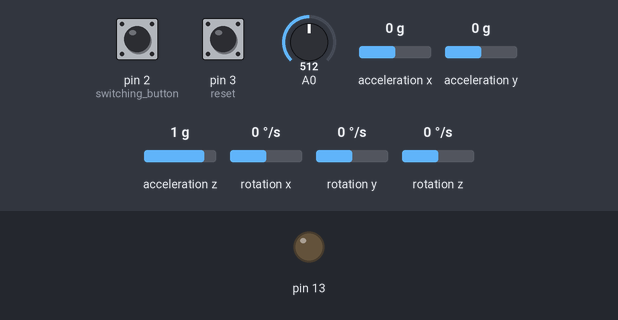
Recording of a sketch running on a simulated Arduino Uno, built with avr-gcc and run on an emulated ATmega328P. Shown: output pins drawn as LEDs (lit = HIGH). The inputs (shaded band) are chosen by the test bench; at power-on: pin 2 (switching_button) HIGH, pin 3 (reset) HIGH, A0 = 512, acceleration x 0 g, acceleration y 0 g, acceleration z 1 g, rotation x 0 °/s, rotation y 0 °/s, rotation z 0 °/s. What the sketch prints to the serial monitor is not drawn.

Above: at 1.2 s.
1.3 s: pin 2 (switching_button) pulled LOW for 0.15 s
At 1.7 s:
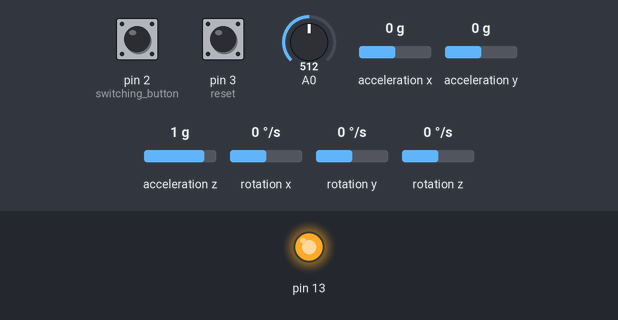
13.5 s: pin 2 (switching_button) pulled LOW for 1 s
At 14.5 s:
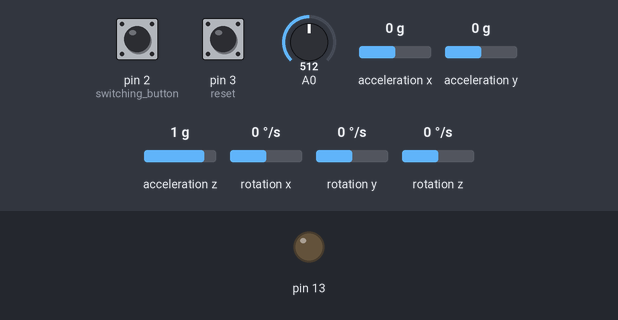
Timing chart, 0 to 16.5 s (numbered marks = the images above; inputs shaded):
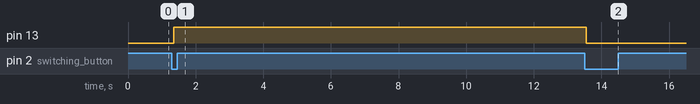

Measured:
- after the input at 1.3 s, pin 13: LOW → HIGH after 0.05 s
- after the input at 13.5 s, pin 13: HIGH → LOW after 0.05 s

The sketch:

fitbit2.ino
```cpp
#include <Wire.h>
#include <SFE_MMA8452Q.h>
MMA8452Q accel;

enum State {
  pedometer,
  sleep,
};

int stepCount = 0;
int crossCount = 0;
const float STEP_THRESHOLD = 1.1;
unsigned long sleepTime = 0;  // in seconds
unsigned long lastReadTime = 0;
const float SLEEP_XY_THRESHOLD = 0.2;
const float SLEEP_Z_THRESHOLD = 0.2;
const int FILTER_COUNTS = 7;
float temps[FILTER_COUNTS];
int tempCount = 0;


State currentState = pedometer;
float lastX = 0;
float lastY = 0;
float lastZ = 0;

// for debouncing
int lastResetReading = HIGH;
int resetState = HIGH;
int lastSwitchReading = HIGH;
int switchState = HIGH;
unsigned long lastDebounceTime = 0;
int debounceDelay = 50;
unsigned long lastTempReadTime = 0;

void setup() {
  accel.init();
  pinMode(2, INPUT_PULLUP); // switching button
  pinMode(3, INPUT_PULLUP); // reset
  pinMode(13, OUTPUT);
  Serial.begin(9600);
  Serial.println("setup finished");
}

void loop() {
  // the fitbit sends data over every 200 milliseconds in pedometer mode
  // and every 1 second in sleep mode, and always sends temperature
  // data every second.
  unsigned long now = millis();
  switch (currentState) {
    case pedometer:
      if (now - lastReadTime >= 200) {
        sendAccelX();
        sendAccelY();
        sendAccelZ();
        countSteps();
        lastReadTime = now;
      }
      break;
    case sleep:
      if (now - lastReadTime >= 1000) {
        trackSleep();
        lastReadTime = now;
      }
      break;
  }
  if (now - lastTempReadTime >= 1000) {
    sendTimestamp(now);
    sendFilTemp(analogRead(0));
    lastTempReadTime = now;
  }
  checkReset();
  checkStateSwitch();
}

// reads Z axis data to tell if a step has been taken.
void countSteps() {
  if (accel.available()) {
    accel.read();
    if (accel.cz >= STEP_THRESHOLD && lastZ < STEP_THRESHOLD)
      crossCount++;
    else if (accel.cz < STEP_THRESHOLD && lastZ >= STEP_THRESHOLD)
      crossCount++;
    if (crossCount == 2) {
      stepCount++;
      crossCount = 0;
//      Serial.print(stepCount);
//      Serial.println(" steps");
      sendStepCount();
      sendTimestamp(millis());
    }
    lastZ = accel.cz;
  }
}

// Checks if there is minimal movement in all directions to track sleep.
void trackSleep() {
  if (accel.available()) {
    accel.read();
    if (abs(accel.cx - lastX) < SLEEP_XY_THRESHOLD
        && abs(accel.cy - lastY) < SLEEP_XY_THRESHOLD
        && abs(accel.cz - lastZ) < SLEEP_Z_THRESHOLD) {
      sleepTime++;
//      Serial.print(sleepTime);
//      Serial.println(" seconds of sleep!");
    }
    sendTimestamp(millis());
    sendSleepTime();
    lastX = accel.cx;
    lastY = accel.cy;
    lastZ = accel.cz;

  }
}

void checkStateSwitch() {
  int reading = digitalRead(2);
  if (lastSwitchReading != reading) {
    lastDebounceTime = millis();
  }
  if ((millis()-lastDebounceTime) > debounceDelay) {
    if (reading != switchState) {
      switchState = reading;
      if (switchState == LOW) {
        switch (currentState) {
          case pedometer:
            digitalWrite(13, HIGH);
            currentState = sleep;
            break;
          case sleep:
            digitalWrite(13, LOW);
            currentState = pedometer;
            break;
        }
      }
    }
  }
  lastSwitchReading = reading;
}

void checkReset() {
  int reading = digitalRead(3);
  if (lastResetReading != reading) {
    lastDebounceTime = millis();
  }
  if ((millis()-lastDebounceTime) > debounceDelay) {
    if (reading != resetState) {
      resetState = reading;
      if (resetState == LOW) {
        switch (currentState) {
          case pedometer:
            stepCount = 0;
            crossCount = 0;
            sendDebug("Pedometer reset");
            sendStepCount();
            sendTimestamp(millis());
            sendPedReset();
            break;
          case sleep:
            sleepTime = 0;
            sendDebug("Sleep timer reset");
            sendSleepTime();
            sendSleepReset();
            break;
        }
      }
    }
  }
  lastResetReading = reading;
}

void sendStepCount() {
  Serial.write('!');
  Serial.write(0x37);
  Serial.write(stepCount >> 8);
  Serial.write(stepCount);
}

void sendSleepTime() {
  Serial.write('!');
  Serial.write(0x38);
  Serial.write(sleepTime >> 24);
  Serial.write(sleepTime >> 16);
  Serial.write(sleepTime >> 8);
  Serial.write(sleepTime);
}

void sendAccelX() {
  unsigned long rawBits;
  rawBits = *(unsigned long *) &accel.cx;
  Serial.write('!');
  Serial.write(0x39);
  Serial.write(rawBits >> 24);
  Serial.write(rawBits >> 16);
  Serial.write(rawBits >> 8);
  Serial.write(rawBits);
}

void sendAccelY() {
  unsigned long rawBits;
  rawBits = *(unsigned long *) &accel.cy;
  Serial.write('!');
  Serial.write(0x3a);
  Serial.write(rawBits >> 24);
  Serial.write(rawBits >> 16);
  Serial.write(rawBits >> 8);
  Serial.write(rawBits);
}

void sendAccelZ() {
  unsigned long rawBits;
  rawBits = *(unsigned long *) &accel.cz;
  Serial.write('!');
  Serial.write(0x3b);
  Serial.write(rawBits >> 24);
  Serial.write(rawBits >> 16);
  Serial.write(rawBits >> 8);
  Serial.write(rawBits);
}

void sendPedReset() {
   Serial.write('!');
  Serial.write(0x3c);
}

void sendSleepReset() {
   Serial.write('!');
  Serial.write(0x3d);
}

// first filters the temeperature using a rolling average,
// then converts float to long to transfer to Java program.
void sendFilTemp(int analog) {
  float reading = (analog * (5.0/1024.0)*100) - 50;
  temps[tempCount % FILTER_COUNTS] = reading;
  tempCount = tempCount + 1;
  float filtered = 0.0;
  for (int i = 0; i < FILTER_COUNTS; i++) {
    filtered += temps[i];
  }
  filtered = filtered / FILTER_COUNTS;
  unsigned long rawBits;
  rawBits = *(unsigned long *) &filtered;
  Serial.write('!');
  Serial.write(0x36);
  Serial.write(rawBits >> 24);
  Serial.write(rawBits >> 16);
  Serial.write(rawBits >> 8);
  Serial.write(rawBits);
}

void sendTimestamp(unsigned long mil) {
    Serial.write('!');
    Serial.write(0x32);
    Serial.write(mil >> 24);
    Serial.write(mil >> 16);
    Serial.write(mil >> 8);
    Serial.write(mil);
}

void sendDebug(char *value) {
  Serial.write('!');
  Serial.write('0x30');
  int size = strlen(value);
  int sizeLeft = size >> 8;
  Serial.write(sizeLeft);
  Serial.write(size);
  Serial.write(value);
}

void sendError(char *value) {
  Serial.write('!');
  Serial.write('0x31');
  int size = strlen(value);
  int sizeLeft = size >> 8;
  Serial.write(sizeLeft);
  Serial.write(size);
  Serial.write(value);
}
```
